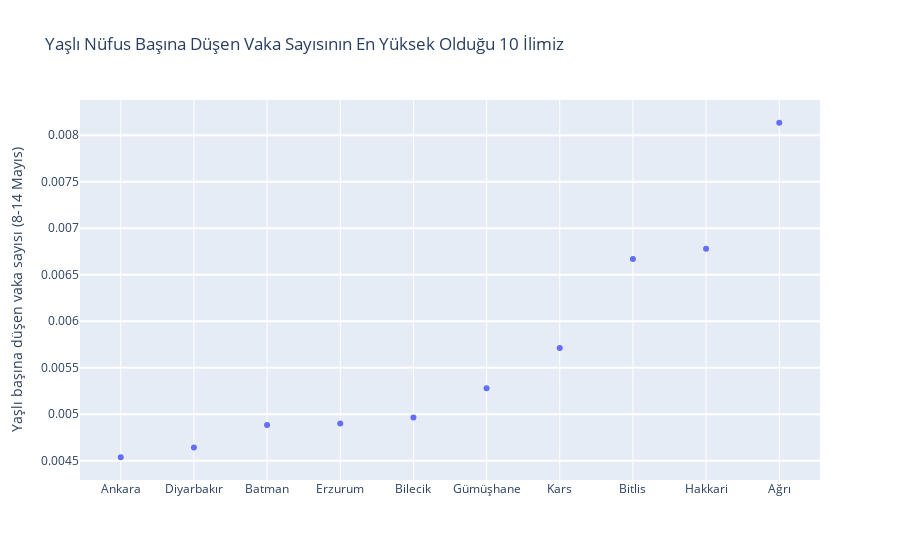

The notebook cell saved with this chart:
### Markdown cell above
### Yaşlı Nüfusu Başına Düşen Vaka Sayısı hakkında görselleştirme

### Code cell
import plotly.graph_objects as go

veri_paleti_v3 = veri_paleti.sort_values('YasliBasinaDusenVakaSayisi')
veri_paleti_v3 = veri_paleti_v3[71:81]

fig = go.FigureWidget([go.Scatter(x=veri_paleti_v3.index, y=veri_paleti_v3['YasliBasinaDusenVakaSayisi'], mode='markers')])

fig.update_layout(
    title='Yaşlı Nüfus Başına Düşen Vaka Sayısının En Yüksek Olduğu 10 İlimiz',
    yaxis=dict(
        title='Yaşlı başına düşen vaka sayısı (8-14 Mayıs)',
        gridcolor='white',
        gridwidth=2,
    ) 
)

fig.show()

### Figure 1 — Plotly figure (JSON) as saved in the notebook; plotly's stock layout.template omitted (floating-point values rounded to 4 significant figures)
{"data": [{"mode": "markers", "type": "scatter", "uid": "3d3dca96-4eeb-42ae-acb7-b564004a5064", "x": ["Ankara", "Diyarbakır", "Batman", "Erzurum", "Bilecik", "Gümüşhane", "Kars", "Bitlis", "Hakkari", "Ağrı"], "y": [0.004536, 0.004642, 0.004882, 0.0049, 0.004963, 0.005279, 0.005712, 0.006669, 0.006779, 0.008134]}], "layout": {"title": {"text": "Yaşlı Nüfus Başına Düşen Vaka Sayısının En Yüksek Olduğu 10 İlimiz"}, "yaxis": {"gridcolor": "white", "gridwidth": 2, "title": {"text": "Yaşlı başına düşen vaka sayısı (8-14 Mayıs)"}}}}
